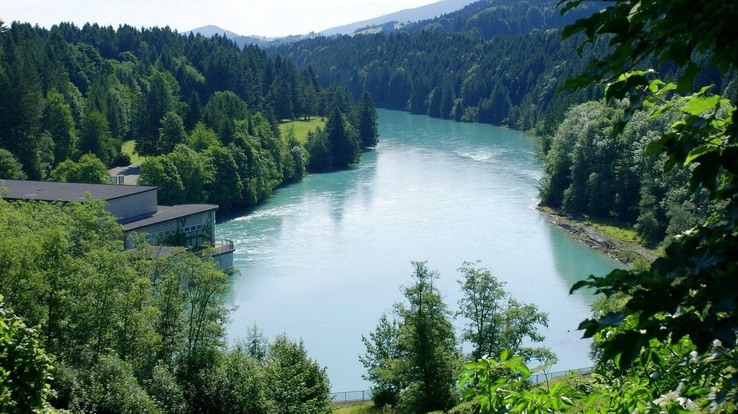
%> input picture images/B1.png, 738 x 414 px
$ octave segmentation.m   (GNU Octave 9; MATLAB toolbox functions it lacks are replaced by stand-ins)
%> lines starting %> are read from the running program, lines starting %| are printed output that depends on the picture; in (x1, y1, x2, y2) boxes, pixels count from 0 and x2, y2 are one past the last pixel; in counts of white or black regions, pixels touching at a corner belong together; the program's own positions count from 1

clc;
close all;
clear;


B1 = imread('./images/B1.png');
%> B1 is the input picture: size 414x738x3 uint8; mean R, G, B 83.4, 109, 100.3
B2 = imread('./images/B2.png');
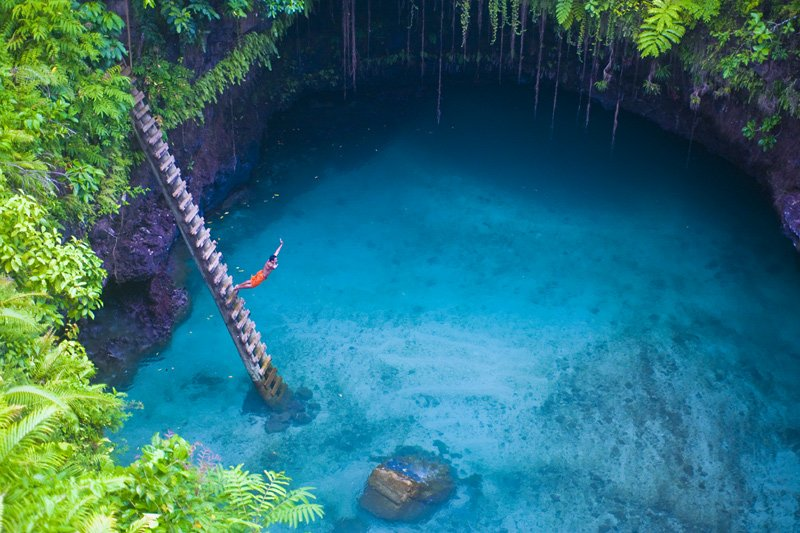
%> input picture images/B2.png, 800 x 533 px
%> B2 is the input picture: size 533x800x3 uint8; mean R, G, B 45.2, 111.5, 118.2
B3 = imread('./images/B3.png');
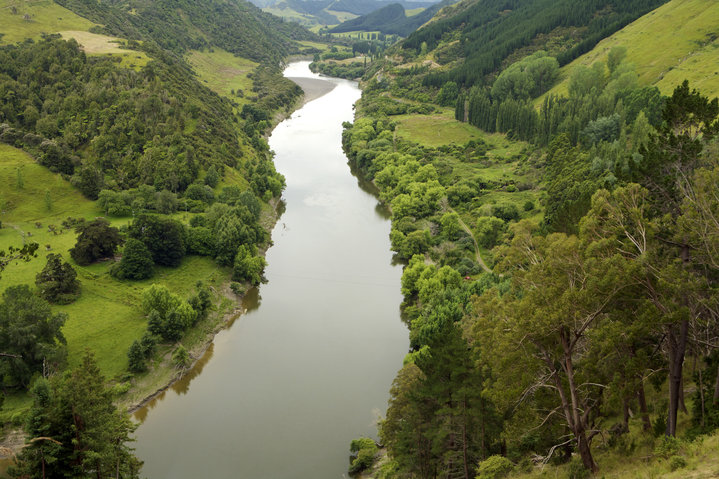
%> input picture images/B3.png, 719 x 479 px
%> B3 is the input picture: size 479x719x3 uint8; mean R, G, B 100.8, 105.1, 67.8

segmentB1(B1);

segmentB2(B2);

segmentB3(B3);

% this functions smooth the border and fills the holes in the regions
function smooth = smoothenBorder(image)

    se = strel('disk', 4);
    smooth = imclose(image, se);

end

% WATER MASK B1
% params
% @ hueCoordinate, hue coordinate of the hsv image
% @ saturationCoordinate, saturation coordinate of the hsv image
% @ valueCoordinate, value coordinate of the hsv image
function waterMask = B1_water_threshold(hueCoordinate, saturationCoordinate, valueCoordinate)

    hueLowerLimit = 0.55; % hue minimum threshold
    hueUpperLimit = 0.60; % hue maximum threshold
    saturationLowerLimit = 0.05; % saturation minimum threshold
    saturationUpperLimit = 0.20; % saturation maximum threshold
    valueLowerLimit = 0.80; % value minimum threshold
    valueUpperLimit = 0.97; % value maximum threshold


    hueFilter = (hueCoordinate >= hueLowerLimit) & (hueCoordinate <= hueUpperLimit); % applying hue threshold
    saturationFilter = (saturationCoordinate >= saturationLowerLimit) & (saturationCoordinate <= saturationUpperLimit); % applying saturation threshold
    valueFilter = (valueCoordinate >= valueLowerLimit) & (valueCoordinate <= valueUpperLimit); % applying value threshold

    waterMask = hueFilter & saturationFilter & valueFilter; % resultant water mask is the combination of all the h,s,v filters

    waterMask = smoothenBorder(waterMask); % fills the holes and smoothen the mask


end


% WATER MASK B2
% params
% @ hueCoordinate, hue coordinate of the hsv image
% @ saturationCoordinate, saturation coordinate of the hsv image
% @ valueCoordinate, value coordinate of the hsv image
function waterMask = B2_water_threshold(hueCoordinate, saturationCoordinate, valueCoordinate)


    hueLowerLimit = 0.53; % hue minimum threshold
    hueUpperLimit = 0.60; % hue maximum threshold
    saturationLowerLimit = 0.50; % saturation minimum threshold
    saturationUpperLimit = 1.0; % saturation maximum threshold
    valueLowerLimit = 0.40; % value minimum threshold
    valueUpperLimit = 0.90; % value maximum threshold

    hueFilter = (hueCoordinate >= hueLowerLimit) & (hueCoordinate <= hueUpperLimit); % applying hue threshold
    saturationFilter = (saturationCoordinate >= saturationLowerLimit) & (saturationCoordinate <= saturationUpperLimit); % applying saturation threshold
    valueFilter = (valueCoordinate >= valueLowerLimit) & (valueCoordinate <= valueUpperLimit); % applying value threshold

    waterMask = hueFilter & saturationFilter & valueFilter; % resultant water mask is the combination of all the h,s,v filters

    waterMask = smoothenBorder(waterMask); % fills the holes and smoothen the mask

end


% WATER MASK B3
% params
% @ hueCoordinate, hue coordinate of the hsv image
% @ saturationCoordinate, saturation coordinate of the hsv image
% @ valueCoordinate, value coordinate of the hsv image
function waterMask = B3_water_threshold(hueCoordinate, saturationCoordinate, valueCoordinate)

    hueLowerLimit = 0.17; % hue minimum threshold
    hueUpperLimit = 0.3; % hue maximum threshold
    saturationLowerLimit = 0.0; % saturation minimum threshold
    saturationUpperLimit = 0.17; % saturation maximum threshold
    valueLowerLimit = 0.48; % value minimum threshold
    valueUpperLimit = 1.0; % value maximum threshold

    hueFilter = (hueCoordinate >= hueLowerLimit) & (hueCoordinate <= hueUpperLimit); % applying hue threshold
    saturationFilter = (saturationCoordinate >= saturationLowerLimit) & (saturationCoordinate <= saturationUpperLimit); % applying saturation threshold
    valueFilter = (valueCoordinate >= valueLowerLimit) & (valueCoordinate <= valueUpperLimit); % applying value threshold

    waterMask = hueFilter & saturationFilter & valueFilter; % resultant water mask is the combination of all the h,s,v filters

    waterMask = smoothenBorder(waterMask);

end


% LAND MASK B1
% params
% @ hueCoordinate, hue coordinate of the hsv image
% @ saturationCoordinate, saturation coordinate of the hsv image
% @ valueCoordinate, value coordinate of the hsv image
function landMask = B1_green_threshold(hueCoordinate, saturationCoordinate, valueCoordinate)

    % Green
    hueLowerLimit = 0.15; % hue minimum threshold
    hueUpperLimit = 0.60; % hue maximum threshold
    saturationLowerLimit = 0.36; % saturation minimum threshold
    saturationUpperLimit = 1; % saturation maximum threshold
    valueLowerLimit = 0; % value minimum threshold
    valueUpperLimit = 0.8; % value maximum threshold

    hueFilter = (hueCoordinate >= hueLowerLimit) & (hueCoordinate <= hueUpperLimit); % will not be used
    saturationFilter = (saturationCoordinate >= saturationLowerLimit) & (saturationCoordinate <= saturationUpperLimit); % applying saturation threshold
    valueFilter = (valueCoordinate >= valueLowerLimit) & (valueCoordinate <= valueUpperLimit); % applying value threshold

    landMask = hueFilter & saturationFilter & valueFilter; % resultant land mask is the combination of all the h,s,v filters

    % landMask = smoothenBorder(landMask);

end


% LAND MASK B2
% params
% @ hueCoordinate, hue coordinate of the hsv image
% @ saturationCoordinate, saturation coordinate of the hsv image
% @ valueCoordinate, value coordinate of the hsv image
function landMask = B2_green_threshold(hueCoordinate, saturationCoordinate, valueCoordinate)

    % Green
    hueLowerLimit = 0.19; % hue minimum threshold
    hueUpperLimit = 0.40; % hue maximum threshold
    saturationLowerLimit = 0.36; % saturation minimum threshold
    saturationUpperLimit = 0.9; % saturation maximum threshold
    valueLowerLimit = 0; % value minimum threshold
    valueUpperLimit = 0.8; % value maximum threshold

    hueFilter = (hueCoordinate >= hueLowerLimit) & (hueCoordinate <= hueUpperLimit);  % applying hue threshold

    landMask = hueFilter;

    landMask = smoothenBorder(landMask);

end

% LAND MASK B3
% params
% @ hueCoordinate, hue coordinate of the hsv image
% @ saturationCoordinate, saturation coordinate of the hsv image
% @ valueCoordinate, value coordinate of the hsv image
function landMask = B3_green_threshold(hueCoordinate, saturationCoordinate, valueCoordinate)

    % Green
    hueLowerLimit = 0.0; % hue minimum threshold
    hueUpperLimit = 0.60; % hue maximum threshold
    saturationLowerLimit = 0.18; % saturation minimum threshold
    saturationUpperLimit = 1; % saturation maximum threshold
    valueLowerLimit = 0; % value minimum threshold
    valueUpperLimit = 0.66; % value maximum threshold

    hueFilter = (hueCoordinate >= hueLowerLimit) & (hueCoordinate <= hueUpperLimit);  % applying hue threshold
    saturationFilter = (saturationCoordinate >= saturationLowerLimit) & (saturationCoordinate <= saturationUpperLimit); % applying saturation threshold
    valueFilter = (valueCoordinate >= valueLowerLimit) & (valueCoordinate <= valueUpperLimit); % applying value threshold

    landMask = hueFilter & saturationFilter & valueFilter; % resultant land mask is the combination of all the h,s,v filters

    landMask = smoothenBorder(landMask);

end


% SKY MASK B1
% params
% @ hueCoordinate, hue coordinate of the hsv image
% @ saturationCoordinate, saturation coordinate of the hsv image
% @ valueCoordinate, value coordinate of the hsv image
function skyMask = B1_sky_threshold(hueCoordinate, saturationCoordinate, valueCoordinate)

    hueLowerLimit = 0.45; % hue minimum threshold
    hueUpperLimit = 0.65; % hue maximum threshold
    saturationLowerLimit = 0.0; % saturation minimum threshold
    saturationUpperLimit = 0.07; % saturation maximum threshold
    valueLowerLimit = 0.98; % value minimum threshold
    valueUpperLimit = 1.0; % value maximum threshold

    hueFilter = (hueCoordinate >= hueLowerLimit) & (hueCoordinate <= hueUpperLimit);  % applying hue threshold
    saturationFilter = (saturationCoordinate >= saturationLowerLimit) & (saturationCoordinate <= saturationUpperLimit); % applying saturation threshold
    valueFilter = (valueCoordinate >= valueLowerLimit) & (valueCoordinate <= valueUpperLimit); % applying value threshold

    skyMask =  saturationFilter & valueFilter ; % resultant sky mask is the combination of all the s and v filters

    skyMask = smoothenBorder(skyMask);


end


function segmentedImage = segmentation_function(image, imageName)

    % rgb to hsv
    hsv = rgb2hsv(image);

    hueCoordinate = hsv(:,:,1);
    saturationCoordinate = hsv(:,:,2);
    valueCoordinate = hsv(:,:,3);


    if imageName == 'B1'
        % Find B1 LAND segments
        landMask = B1_green_threshold(hueCoordinate, saturationCoordinate, valueCoordinate);

        % Find B1 WATER segments
        waterMask = B1_water_threshold(hueCoordinate, saturationCoordinate, valueCoordinate);

        % Find B1 SKY segments
        skyMask = B1_sky_threshold(hueCoordinate, saturationCoordinate, valueCoordinate);


        redChannel = 255 * uint8(skyMask); % put sky related pixels to red channel
        greenChannel = 255 * uint8(landMask); % put land related pixels to green channel
        blueChannel = 255 * uint8(waterMask); % put water related pixels to blue channel


    elseif imageName == 'B2'
        % Find B2 LAND segments
        landMask = B2_green_threshold(hueCoordinate, saturationCoordinate, valueCoordinate);

        % Find B2 WATER segments
        waterMask = B2_water_threshold(hueCoordinate, saturationCoordinate, valueCoordinate);

        % B2 SKY
        % assignment is just for getting the size of the channel and set all the pixel to 0 later
        % since there is no sky
        skyMask = waterMask;


        redChannel = 0 * uint8(skyMask); % put sky related pixels to red channel
        greenChannel = 255 * uint8(landMask); % put land related pixels to green channel
        blueChannel = 255 * uint8(waterMask); % put water related pixels to blue channel

    elseif imageName == 'B3'
        % Find B3 LAND segments
        landMask = B3_green_threshold(hueCoordinate, saturationCoordinate, valueCoordinate);

        % Find B3 WATER segments
        waterMask = B3_water_threshold(hueCoordinate, saturationCoordinate, valueCoordinate);

        % B3 SKY
        % assignment is just for getting the size of the channel and set all the pixel to 0 later
        % since there is no sky
        skyMask = waterMask;


        redChannel = 0 * uint8(skyMask); % put sky related pixels to red channel
        greenChannel = 255 * uint8(landMask); % put land related pixels to green channel
        blueChannel = 255 * uint8(waterMask); % put water related pixels to blue channel

    end

    % concatanate the three color channels
    segmentedImage = cat(3, redChannel, greenChannel , blueChannel);

end


function segmentB1(image)

    segmentedImage = segmentation_function(image, 'B1');
%> in segmentation_function, `hsv = rgb2hsv(image);`: hsv: size 414x738x3 double; mean H, S, V 0.443, 0.463, 0.455
%> in B1_green_threshold, `hueFilter = (hueCoordinate >= hueLowerLimit) & (hueCoordinate <= hueUp..`:
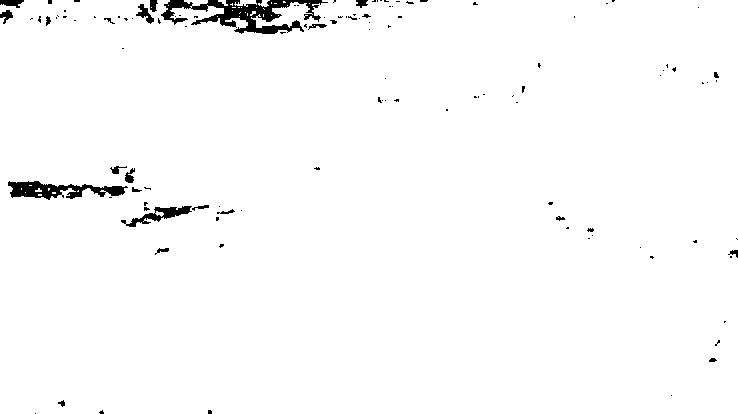
%> hueFilter: size 414x738 logical; 98.2% white; 117 black regions (93 under 20 px), largest, box (x1, y1, x2, y2) and area: (161, 0, 328, 34) 2312, (8, 181, 128, 200) 1157, (121, 206, 192, 227) 491
%> in B1_green_threshold, `saturationFilter = (saturationCoordinate >= saturationLowerLimit) & (s..`: saturationFilter: size 414x738 logical; 60.7% white; 2315 black regions (2138 under 20 px), largest, box (x1, y1, x2, y2) and area: (0, 92, 659, 409) 82367, (0, 0, 478, 44) 14112, (616, 102, 687, 163) 1348
%> in B1_green_threshold, `valueFilter = (valueCoordinate >= valueLowerLimit) & (valueCoordinate ..`: valueFilter: size 414x738 logical; 80.1% white; 448 black regions (437 under 20 px), largest, box (x1, y1, x2, y2) and area: (222, 148, 594, 393) 45653, (0, 0, 478, 41) 13180, (453, 150, 496, 162) 217
%> in B1_green_threshold, `landMask = hueFilter & saturationFilter & valueFilter;`: landMask: size 414x738 logical; 60.5% white; 2404 black regions (2221 under 20 px), largest, box (x1, y1, x2, y2) and area: (0, 92, 659, 409) 82530, (0, 0, 478, 44) 14132, (616, 102, 687, 163) 1348
%> in B1_water_threshold, `hueFilter = (hueCoordinate >= hueLowerLimit) & (hueCoordinate <= hueUp..`: hueFilter: size 414x738 logical; 30.2% white; 356 white regions (287 under 20 px), largest, box (x1, y1, x2, y2) and area: (223, 147, 637, 392) 41509, (61, 0, 616, 174) 37788, (0, 0, 216, 38) 3052
%> in B1_water_threshold, `saturationFilter = (saturationCoordinate >= saturationLowerLimit) & (s..`: saturationFilter: size 414x738 logical; 20% white; 1085 white regions (1036 under 20 px), largest, box (x1, y1, x2, y2) and area: (216, 140, 633, 375) 48953, (0, 164, 151, 203) 2426, (0, 0, 445, 39) 2013
%> in B1_water_threshold, `valueFilter = (valueCoordinate >= valueLowerLimit) & (valueCoordinate ..`: valueFilter: size 414x738 logical; 15.7% white; 551 white regions (536 under 20 px), largest, box (x1, y1, x2, y2) and area: (222, 147, 594, 393) 43687, (316, 0, 478, 38) 1547, (180, 25, 244, 39) 375
%> in B1_water_threshold, `waterMask = hueFilter & saturationFilter & valueFilter;`: waterMask: size 414x738 logical; 11.3% white; 193 white regions (179 under 20 px), largest, box (x1, y1, x2, y2) and area: (223, 149, 592, 357) 32969, (302, 334, 344, 352) 328, (317, 0, 445, 34) 204
%> in smoothenBorder, `smooth = imclose(image, se);`: smooth: size 414x738 logical; 13.4% white; 45 white regions (35 under 20 px), largest, box (x1, y1, x2, y2) and area: (223, 147, 592, 364) 40008, (317, 0, 445, 34) 206, (452, 315, 468, 337) 157
%> in B1_sky_threshold, `hueFilter = (hueCoordinate >= hueLowerLimit) & (hueCoordinate <= hueUp..`: hueFilter: size 414x738 logical; 54.5% white; 136 black regions (85 under 20 px), largest, box (x1, y1, x2, y2) and area: (0, 0, 738, 414) 119296, (26, 59, 246, 191) 11717, (230, 101, 328, 201) 4161
%> in B1_sky_threshold, `saturationFilter = (saturationCoordinate >= saturationLowerLimit) & (s..`: saturationFilter: size 414x738 logical; 3.9% white; 111 white regions (99 under 20 px), largest, box (x1, y1, x2, y2) and area: (0, 0, 439, 37) 10724, (375, 198, 396, 214) 191, (586, 227, 604, 242) 133
%> in B1_sky_threshold, `valueFilter = (valueCoordinate >= valueLowerLimit) & (valueCoordinate ..`: valueFilter: size 414x738 logical; 3.7% white; 293 white regions (289 under 20 px), largest, box (x1, y1, x2, y2) and area: (0, 0, 440, 37) 10563, (345, 214, 364, 221) 44, (380, 200, 399, 205) 33, (385, 216, 394, 220) 22
%> in B1_sky_threshold, `skyMask =  saturationFilter & valueFilter ;`: skyMask: size 414x738 logical; 3.4% white; 31 white regions (28 under 20 px), largest, box (x1, y1, x2, y2) and area: (0, 0, 439, 37) 10347, (380, 200, 396, 204) 29, (348, 214, 360, 219) 28
%> in smoothenBorder (call 2), `smooth = imclose(image, se);`: smooth: size 414x738 logical; 3.6% white; 15 white regions (12 under 20 px), largest, box (x1, y1, x2, y2) and area: (0, 0, 439, 37) 10719, (376, 199, 396, 207) 84, (348, 211, 360, 219) 42
%> in segmentation_function, `segmentedImage = cat(3, redChannel, greenChannel , blueChannel);`: segmentedImage: size 414x738x3 uint8; mean H, S, V 9.1, 154.2, 34.1

    imwrite(segmentedImage ,'./images/B1_output.png');

end

function segmentB2(image)

    segmentedImage = segmentation_function(image, 'B2');
%> in segmentation_function (call 2), `hsv = rgb2hsv(image);`: hsv: size 533x800x3 double; mean H, S, V 0.503, 0.74, 0.536
%> in B2_green_threshold, `hueFilter = (hueCoordinate >= hueLowerLimit) & (hueCoordinate <= hueUp..`: hueFilter: size 533x800 logical; 19.4% white; 94 white regions (60 under 20 px), largest, box (x1, y1, x2, y2) and area: (0, 0, 320, 533) 68088, (555, 0, 778, 96) 8319, (145, 36, 267, 131) 3592
%> in smoothenBorder (call 3), `smooth = imclose(image, se);`: smooth: size 533x800 logical; 20.6% white; 46 white regions (24 under 20 px), largest, box (x1, y1, x2, y2) and area: (0, 0, 320, 533) 75666, (555, 0, 778, 96) 9525, (771, 0, 800, 34) 616
%> in B2_water_threshold, `hueFilter = (hueCoordinate >= hueLowerLimit) & (hueCoordinate <= hueUp..`: hueFilter: size 533x800 logical; 66.2% white; 204 black regions (155 under 20 px), largest, box (x1, y1, x2, y2) and area: (0, 0, 325, 533) 108105, (529, 0, 800, 249) 27385, (131, 0, 220, 45) 1888
%> in B2_water_threshold, `saturationFilter = (saturationCoordinate >= saturationLowerLimit) & (s..`: saturationFilter: size 533x800 logical; 81.3% white; 927 black regions (801 under 20 px), largest, box (x1, y1, x2, y2) and area: (4, 0, 286, 401) 34651, (642, 0, 800, 223) 15358, (142, 431, 324, 533) 5260
%> in B2_water_threshold, `valueFilter = (valueCoordinate >= valueLowerLimit) & (valueCoordinate ..`: valueFilter: size 533x800 logical; 64.7% white; 1754 black regions (1604 under 20 px), largest, box (x1, y1, x2, y2) and area: (74, 0, 800, 320) 119420, (48, 102, 193, 393) 14137, (68, 474, 135, 519) 758
%> in B2_water_threshold, `waterMask = hueFilter & saturationFilter & valueFilter;`: waterMask: size 533x800 logical; 44.3% white; 158 white regions (149 under 20 px), largest, box (x1, y1, x2, y2) and area: (117, 150, 800, 533) 187892, (269, 523, 293, 533) 155, (192, 446, 204, 465) 109
%> in smoothenBorder (call 4), `smooth = imclose(image, se);`: smooth: size 533x800 logical; 45.5% white; 62 white regions (54 under 20 px), largest, box (x1, y1, x2, y2) and area: (109, 150, 800, 533) 193548, (199, 189, 213, 215) 131, (188, 24, 195, 36) 41
%> in segmentation_function (call 2), `redChannel = 0 * uint8(skyMask);`: redChannel: size 533x800 uint8; every value is 0
%> in segmentation_function (call 2), `segmentedImage = cat(3, redChannel, greenChannel , blueChannel);`: segmentedImage: size 533x800x3 uint8; mean H, S, V 0, 52.5, 116

    imwrite(segmentedImage ,'./images/B2_output.png');

end

function segmentB3(image)

    segmentedImage = segmentation_function(image, 'B3');
%> call 3 of segmentation_function, with imageName = 'B3'
%> in segmentation_function (call 3), `hsv = rgb2hsv(image);`: hsv: size 479x719x3 double; mean H, S, V 0.202, 0.434, 0.419
%> in segmentation_function (call 3), `hueCoordinate = hsv(:,:,1);`:
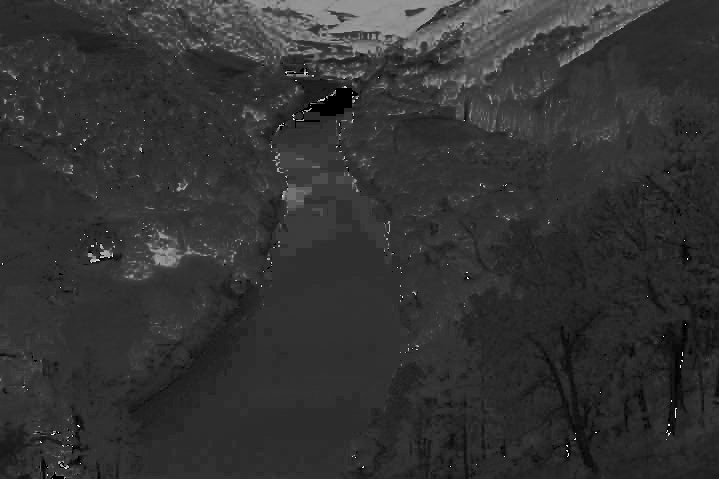
%> hueCoordinate: size 479x719 double; min 0, max 0.997, mean 0.202
%> in segmentation_function (call 3), `saturationCoordinate = hsv(:,:,2);`:
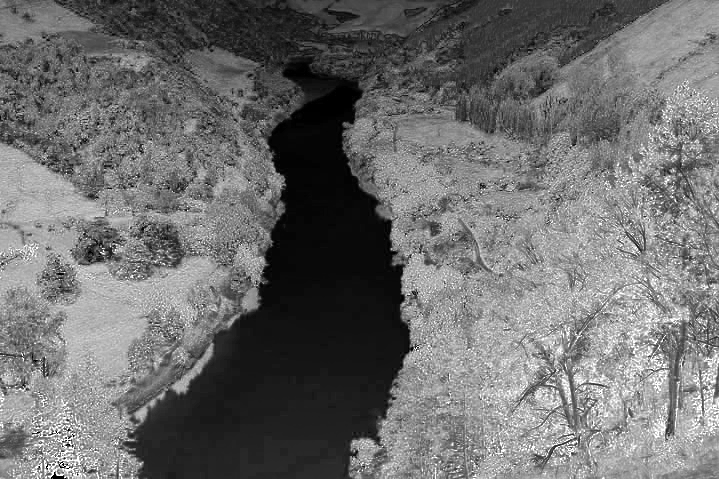
%> saturationCoordinate: size 479x719 double; min 0, max 1, mean 0.434
%> in segmentation_function (call 3), `valueCoordinate = hsv(:,:,3);`:
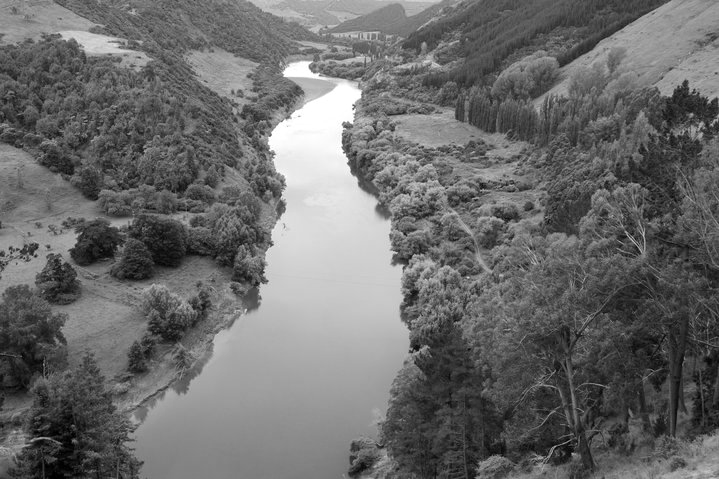
%> valueCoordinate: size 479x719 double; min 0, max 1, mean 0.419
%> in B3_green_threshold, `hueFilter = (hueCoordinate >= hueLowerLimit) & (hueCoordinate <= hueUp..`: hueFilter: size 479x719 logical; 99.7% white; black in thin lines or dots
%> in B3_green_threshold, `saturationFilter = (saturationCoordinate >= saturationLowerLimit) & (s..`: saturationFilter: size 479x719 logical; 79.5% white; 1117 black regions (1067 under 20 px), largest, box (x1, y1, x2, y2) and area: (125, 0, 413, 479) 63918, (122, 0, 203, 50) 827, (420, 0, 480, 29) 495
%> in B3_green_threshold, `valueFilter = (valueCoordinate >= valueLowerLimit) & (valueCoordinate ..`: valueFilter: size 479x719 logical; 89.3% white; 558 black regions (525 under 20 px), largest, box (x1, y1, x2, y2) and area: (201, 60, 420, 376) 31697, (246, 0, 361, 23) 1022, (56, 30, 146, 58) 917
%> in B3_green_threshold, `landMask = hueFilter & saturationFilter & valueFilter;`:
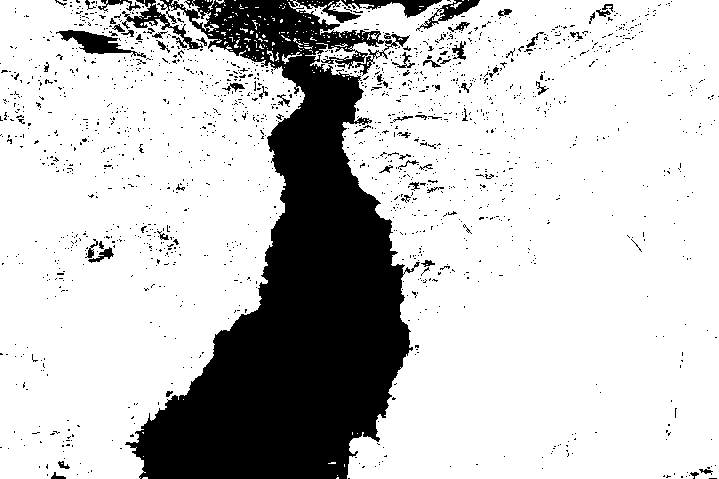
%> landMask: size 479x719 logical; 78.1% white; 1588 black regions (1522 under 20 px), largest, box (x1, y1, x2, y2) and area: (125, 0, 420, 479) 65703, (56, 30, 146, 58) 917, (122, 0, 203, 50) 827

    imwrite(segmentedImage ,'./images/B3_output.png');

end
